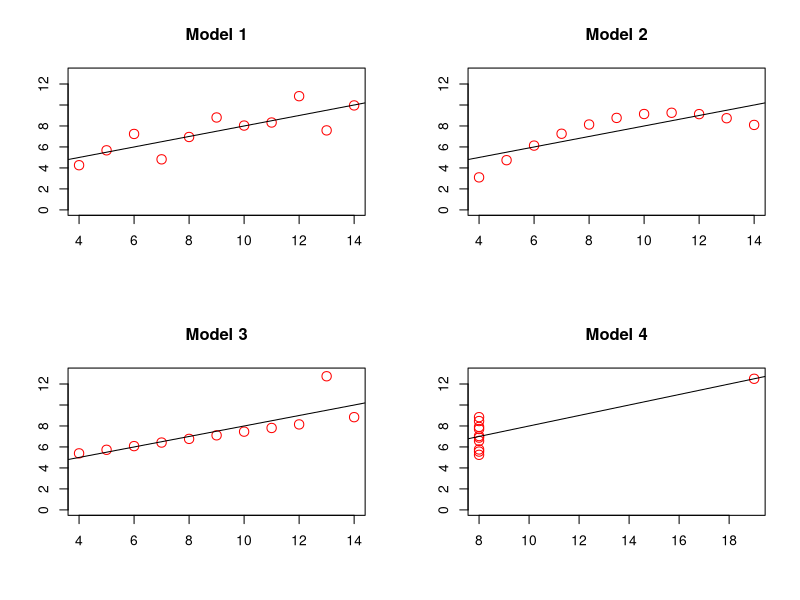
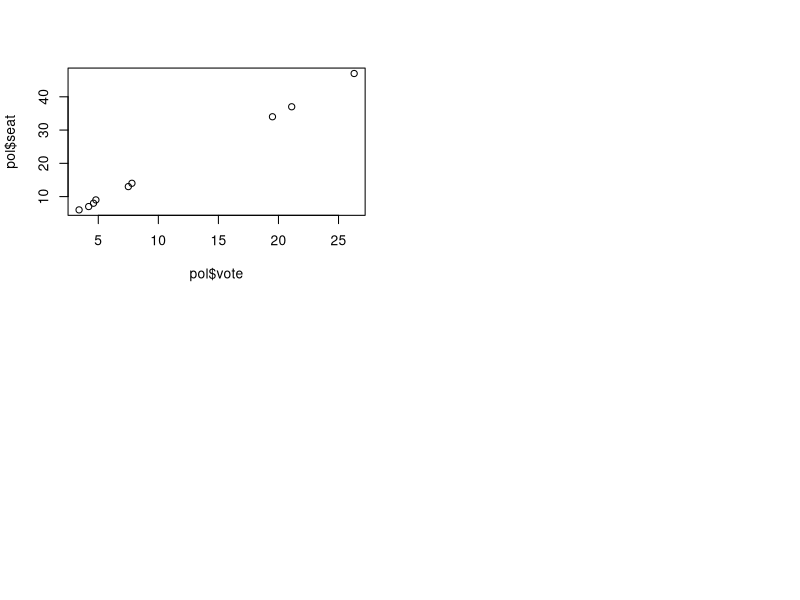
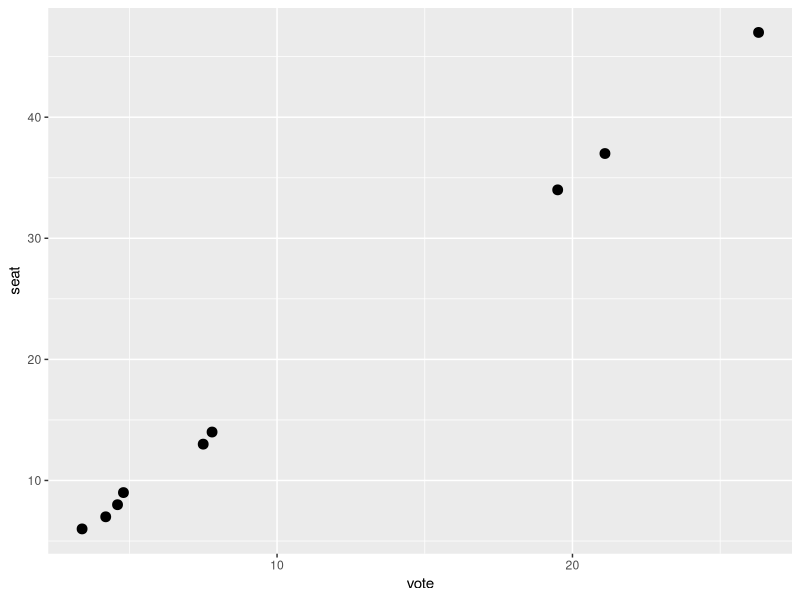
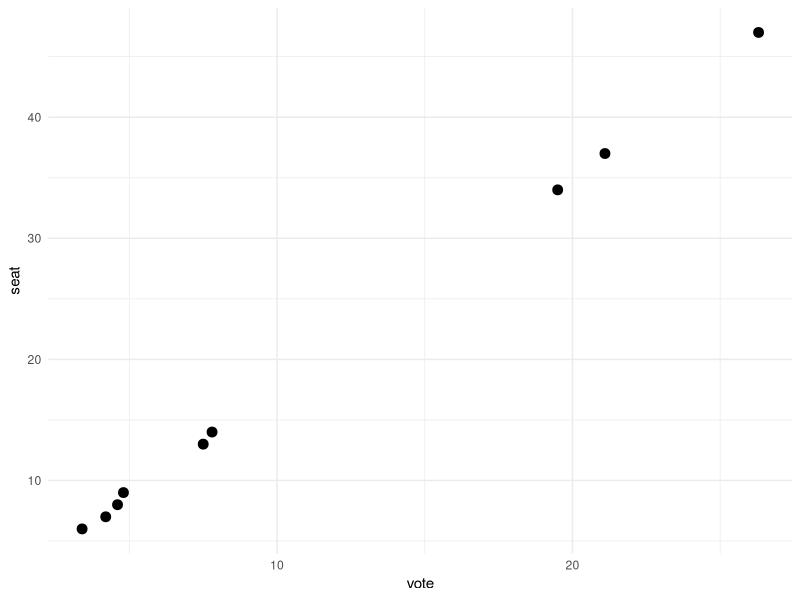
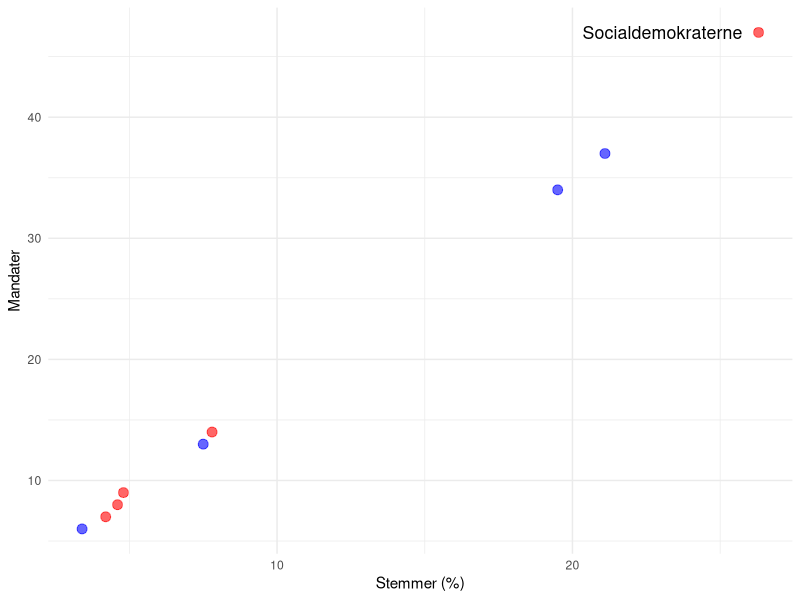
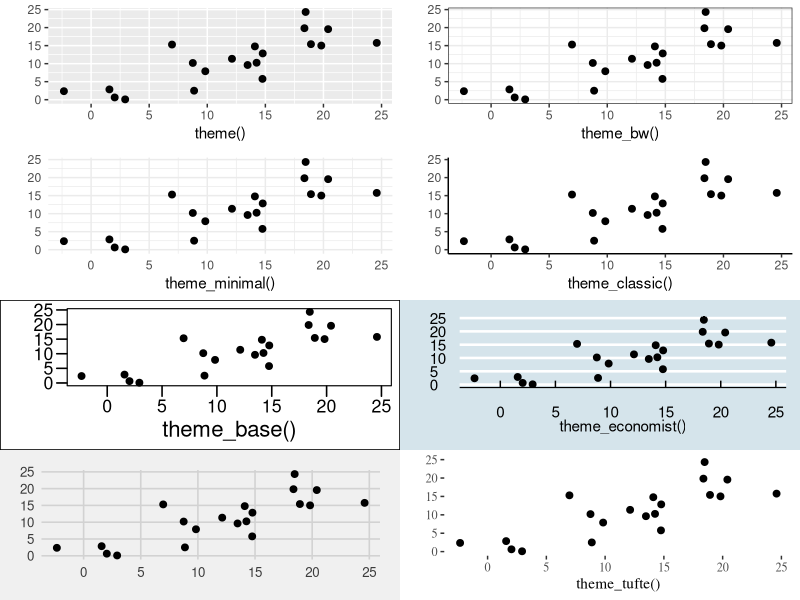
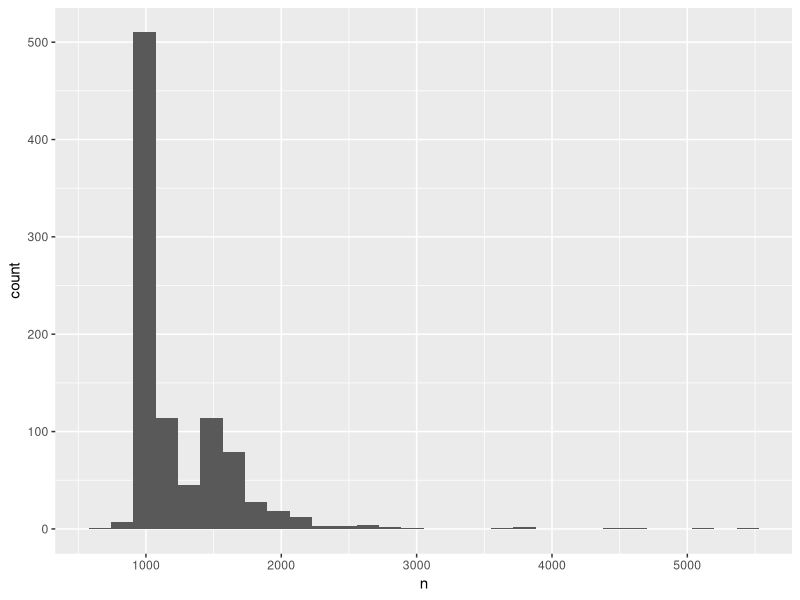
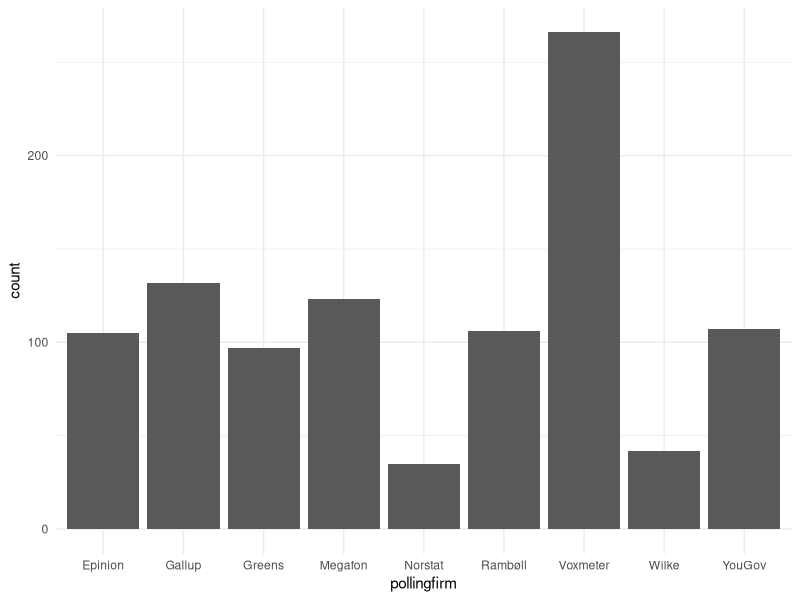

Source code (R) for these figures, in order:
## ---- chunk 1
# x variable
x1 <- c(10, 8, 13, 9, 11, 14, 6, 4, 12, 7, 5)
x2 <- c(8, 8, 8, 8, 8, 8, 8, 19, 8, 8, 8)

# y variable
y1 <- c(8.04, 6.95, 7.58, 8.81, 8.33, 9.96, 7.24, 4.26, 10.84, 4.82, 5.68)
y2 <- c(9.14, 8.14, 8.74, 8.77, 9.26, 8.10, 6.13, 3.10, 9.13, 7.26, 4.74)
y3 <- c(7.46, 6.77, 12.74, 7.11, 7.81, 8.84, 6.08, 5.39, 8.15, 6.42, 5.73)
y4 <- c(6.58, 5.76, 7.71, 8.84, 8.47, 7.04, 5.25, 12.5, 5.56, 7.91, 6.89)

# regressioner
reg1 <- lm(y1 ~ x1)
reg2 <- lm(y2 ~ x1)
reg3 <- lm(y3 ~ x1)
reg4 <- lm(y4 ~ x2)

par(mfrow=c(2,2))
plot(x1, y1, ylim=c(0,13), cex=1.5, col="red", xlab="", ylab="", main="Model 1")
abline(reg1)
plot(x1, y2, ylim=c(0,13), cex=1.5, col="red", xlab="", ylab="", main="Model 2")
abline(reg2)
plot(x1, y3, ylim=c(0,13), cex=1.5, col="red", xlab="", ylab="", main="Model 3")
abline(reg3)
plot(x2, y4, ylim=c(0,13), cex=1.5, col="red", xlab="", ylab="", main="Model 4")
abline(reg4)
## ---- chunk 2
pol <- read.csv("data/ft2015.csv")
## ---- chunk 3
plot(pol$vote, pol$seat)
## ---- chunk 4
library("ggplot2")
## ---- chunk 5
ggplot(pol, aes(x=vote, y=seat)) +
  geom_point(size=3)
## ---- chunk 6
ggplot(pol, aes(x=vote, y=seat)) +
  geom_point(size=3) + 
  theme_minimal()
## ---- chunk 7
ggplot(pol, aes(x=vote, y=seat)) +
  scale_colour_manual(values=c("red", "blue")) +
  geom_point(aes(col=as.factor(rw)), alpha=0.6, size=3) +
  theme_minimal() + theme(legend.position="none") +
  ylab("Mandater") +
  xlab("Stemmer (%)") +
  geom_text(aes(label=ifelse(party == "Socialdemokraterne", 
                             "Socialdemokraterne",""), 
                hjust=1.1, vjust=0.5), size=4.5)
## ---- chunk 8
library("ggplot2")
library("ggthemes")
library("grid")
library("gridExtra")

set.seed(1337)

dat <- data.frame(xvar = 1:20 + rnorm(20, sd=3),
                  yvar = 1:20 + rnorm(20, sd=3))


plot.standard <- ggplot(dat, aes(x=xvar, y=yvar)) +
  geom_point(size=2) +
  ylab("") + xlab("theme()")

plot.bw <- plot.standard + theme_bw() + xlab("theme_bw()")
plot.minimal <- plot.standard + theme_minimal() + xlab("theme_minimal()")
plot.classic <- plot.standard + theme_classic() + xlab("theme_classic()")
plot.base <- plot.standard + theme_base() + xlab("theme_base()")
plot.economist <- plot.standard + theme_economist() + xlab("theme_economist()")
plot.fivethirtyeight <- plot.standard + theme_fivethirtyeight() + xlab("theme_fivethirtyeight()")
plot.tufte <- plot.standard + theme_tufte() + xlab("theme_tufte()")

grid.arrange(plot.standard, plot.bw, plot.minimal, plot.classic, plot.base, plot.economist, plot.fivethirtyeight, plot.tufte, ncol=2)
## ---- chunk 9
polls <- read.csv("data/polls.csv")
## ---- chunk 10
summary(polls)
## ---- chunk 11
ggplot(polls, aes(x=n)) + 
  geom_histogram() 
## ---- chunk 12
ggplot(polls, aes(x=pollingfirm)) + 
  geom_bar() +
  theme_minimal()
## ---- chunk 13
ggplot(polls, aes(x=pollingfirm, y=party_v)) + 
  geom_boxplot() +
  theme_minimal()
## ---- chunk 14
polls$date <- format(as.Date(c(paste(polls$year, 
                                     polls$month, 
                                     polls$day,
                                     sep="-")), by = "days"))

polls.2015 <- polls[polls$date > as.Date("2015-01-01") &
                 polls$date < as.Date("2015-12-31"),]
## ---- chunk 15
ggplot(polls.2015, aes(x=as.Date(date), y=party_v)) + 
  geom_point(colour="blue", alpha=.3) + 
  ggtitle("Venstres opbakning i meningsmålingerne, 2015") +
  ylab("Stemmer (%)") +
  scale_x_date("", date_labels = c("%b")) +
  theme_minimal()
## ---- chunk 16
ggplot(polls.2015, aes(x=as.Date(date), y=party_v)) + 
  geom_point(colour="blue", alpha=.3) + 
  ggtitle("Venstres opbakning i meningsmålingerne, 2015") +
  ylab("Stemmer (%)") +
  scale_x_date("", date_labels = c("%b")) +
  theme_minimal() +
  facet_wrap( ~ pollingfirm, ncol=2)
